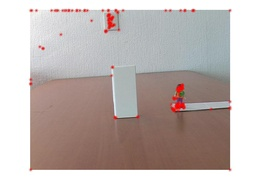
%> input picture assign_3/results/threshold_1.jpg, 260 x 196 px, shrunk from 975 x 735 before the run, given in place of 00000001.jpg, which was not available
$ octave demo_harris_corner_threshold.m   (GNU Octave 9; MATLAB toolbox functions it lacks are replaced by stand-ins)
%> lines starting %> are read from the running program, lines starting %| are printed output that depends on the picture; pictures that were not available may be replaced by others from this repository, and a replacement may not be noted
### assign_3/harris_corner_detector.m
function [res_rows, res_cols, res_cornerness, Ix, Iy] = harris_corner_detector(image, threshold)
image = rgb2gray(image);
image = im2double(image);

% gaussian size and sigma
gaussian_size = 3;
sigma = 2;
% cornerness coefficient
K = 0.04;
%% calculate gradient
% filter along x and y axis, assume the size of window is 3 by 3
dx = [1 0 -1; 1 0 -1; 1 0 -1];
dy = dx';
Ix = conv2(image, dx, 'same');
Iy = conv2(image, dy, 'same');

gaussian_filter = fspecial('gaussian',gaussian_size,sigma);
Ix2 = conv2(Ix.^2, gaussian_filter, 'same');
Iy2 = conv2(Iy.^2, gaussian_filter, 'same');
%% computer cornerness for each pixel, according equation 10
A = Ix2;
C = Iy2;
B = Ix .* Iy;
H = (A.*C - B.^2) - K*(A + C).^2;
%% find corner points by finding local maxima above threshold
[number_rows, number_columns] = size(H);
res_rows = [];
res_cols = [];
res_cornerness = [];
% expand the H matrix by duplicating to deal with boundary
H = padarray(H, [1,1], "replicate");

for i=2:number_rows
    for j  = 2: number_columns
        local_area = H(i-1:i+1, j-1:j+1);
        if H(i, j) >= max(local_area, [], "all") && H(i, j) >= threshold
            res_rows = [res_rows, i];
            res_cols = [res_cols,j];
            res_cornerness = [res_cornerness, H(i, j)];
        end
    end
end

end

### assign_3/demo_harris_corner_threshold.m
clear; close all;
img_path = "person_toy/00000001.jpg";
image = imread(img_path);
%> image is the input picture: size 196x260x3 uint8; mean R, G, B 196, 185.9, 183.1
%% plotting
thresholds = [0.01,0.05, 0.1, 1];
L = length(thresholds);
for i = 1:L
    threshold = thresholds(i);
    [res_rows, res_cols, res_cornerness, Ix, Iy] = harris_corner_detector(image, threshold);
    disp(length(res_cornerness));
    fig = figure(2);
    imshow(image);
    figure(2);
    hold on;
    plot(res_cols, res_rows, 'r*');
    saveas(fig, sprintf("results/threshold_%s.jpg", num2str(i)));
end
%> this loop made 4 passes
%> (res_rows, res_cols, res_cornerness) on pass 4: ([3 3 196 196], [3 260 3 260], [4.69 4.69 4.69 4.69])
%> pass 1, in harris_corner_detector, `image = rgb2gray(image);`:
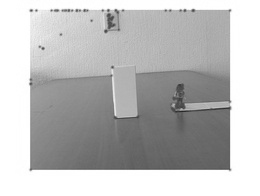
%> image: size 196x260 uint8; min 36, max 255, mean 188.6
%> pass 1, in harris_corner_detector, `Ix = conv2(image, dx, 'same');`:
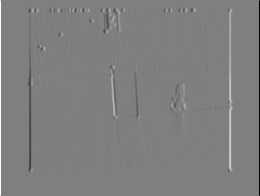
%> Ix: size 196x260 double; min -3, max 3, mean 1.02e-17; drawn with min black and max white
%> pass 1, in harris_corner_detector, `Iy = conv2(image, dy, 'same');`:
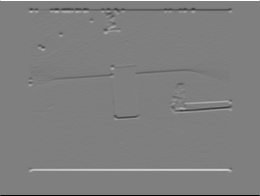
%> Iy: size 196x260 double; min -3, max 3, mean 3.99e-05; drawn with min black and max white
%> pass 1, `plot(res_cols, res_rows, 'r*');`:
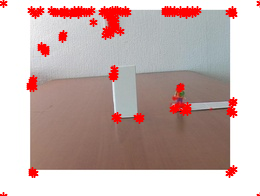
%> figure redrawn from the program's plot data
%> pass 2, `plot(res_cols, res_rows, 'r*');`:
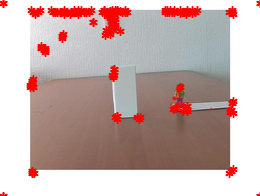
%> figure redrawn from the program's plot data
%> after the loop:
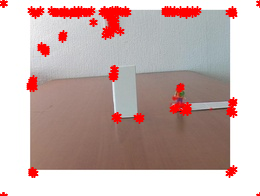
%> figure redrawn from the program's plot data
